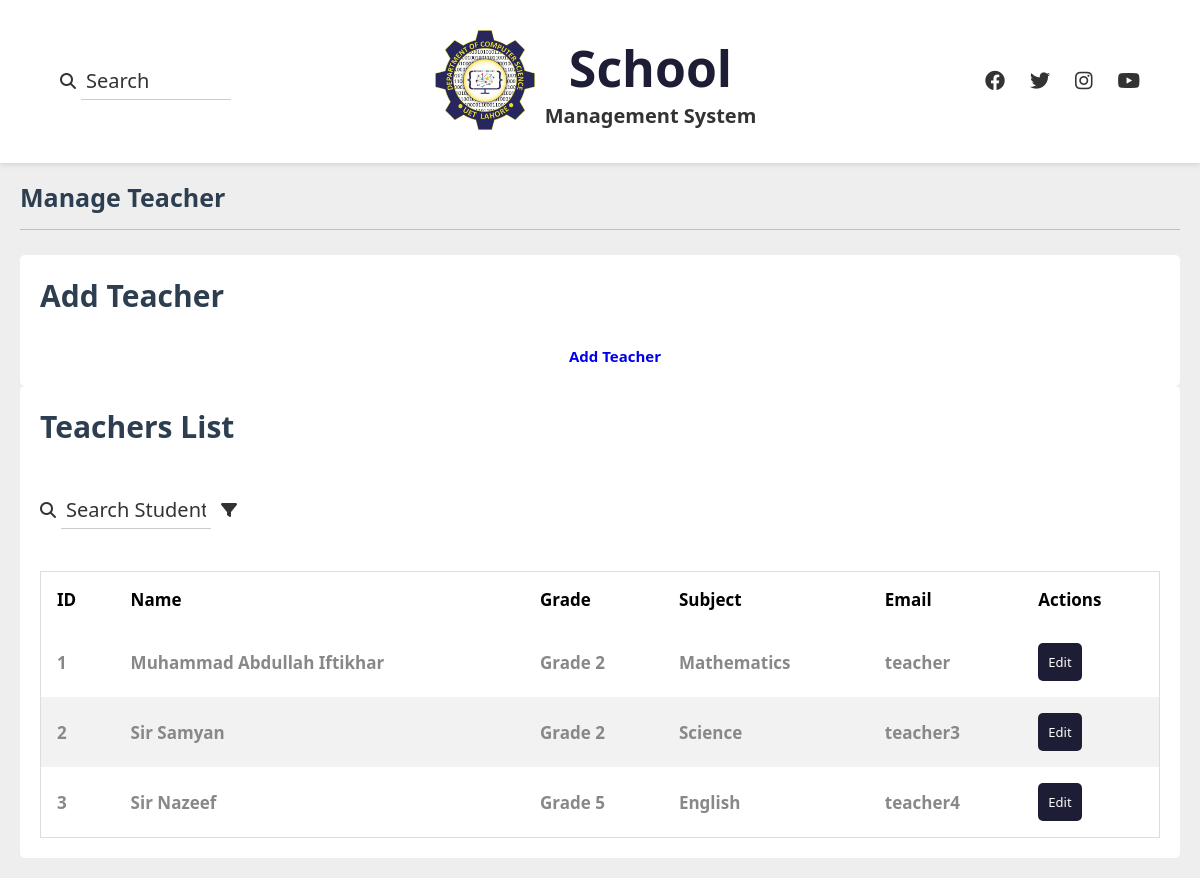
The app's page /Admin-dashboard/Teacher/ with its own data.
### sms/models.py (models this page shows, shortened)
class TeacherGradeCurriculum(models.Model):
    teacher = models.ForeignKey(Teacher, on_delete=models.CASCADE, related_name='teacher_grade_curriculums')
    grade = models.ForeignKey(Grade, on_delete=models.CASCADE, related_name='grade_teacher_curriculums')
    curriculum = models.ForeignKey(Curriculum, on_delete=models.CASCADE, related_name='curriculum_teacher_grades')
    class Meta:
        unique_together = ('teacher', 'grade', 'curriculum')

class Teacher(models.Model):
    user = models.OneToOneField(User, on_delete=models.CASCADE, related_name='teacher')
    first_name = models.CharField(max_length=50)
    last_name = models.CharField(max_length=50)
    dob = models.DateField()
    gender = models.CharField(max_length=1)  # 'M' or 'F'
    address = models.CharField(max_length=100)
    hire_date = models.DateField()
    Subject=models.CharField(max_length=50, default='Computer Science')

class Grade(models.Model):
    grade = models.CharField(max_length=50, default='2024')
    image = models.ImageField(upload_to='curriculum_images/')

class Curriculum(models.Model):
    grade = models.ForeignKey(Grade, on_delete=models.CASCADE, related_name='curriculums')
    subject = models.CharField(max_length=100, null=True)
    details = models.TextField()
    syllabus_link = models.URLField(max_length=200, blank=True)
    total_classes = models.IntegerField(default=12)
    remaining_attendance = models.IntegerField(default=12)

class User(models.Model):
    ROLE_CHOICES = [
        ('student', 'Student'),
        ('teacher', 'Teacher'),
        ('admin', 'Admin'),
    ]
    username = models.CharField(max_length=50, unique=True)
    password = models.CharField(max_length=255)
    role = models.CharField(max_length=10, choices=ROLE_CHOICES)
    contact_no = models.CharField(max_length=15, null=True, blank=True)

### sms/views.py (the view)
# urls.py: path('Admin-dashboard/Teacher/', manage_teacher_view, name='manage_teacher'),
def manage_teacher_view(request):
    teacher_grade_curriculums = TeacherGradeCurriculum.objects.select_related('teacher', 'grade', 'curriculum').all()
    context = {
        'teacher_grade_curriculums': teacher_grade_curriculums
    }
    return render(request, 'sms_app/adminDashboard/teacher_manage.html', context)

### sms/templates/sms_app/adminDashboard/teacher_manage.html (shortened to what this page needs)
{% extends "sms_app/adminDashboard/Adminlayout.html" %}
{% load static %}
{% block content %}
<section class="teacher-profile">
   <h1 class="heading" style="padding-top:2rem";>Manage Teacher</h1>
   <div class="details">
    <h1 style="font-size: 3rem;
    color: var(--black);
    margin-bottom: .2rem;text-align: left;">Add Teacher</h1>
    <br>
    <br>
    <div class="add-btn">
       <a href="{% url 'add_manage_teacher' %}" style="border: #1d1d35; font-size: 1.5rem; margin-left: 3rem; margin-bottom: 1rem; padding:0.5rem 0.8rem;">
          <span>Add Teacher</span>
          </a>
    </div>
 </div>
   <div class="details">
      <h1 style="font-size: 3rem;
      color: var(--black);
      margin-bottom: .2rem;text-align: left;">Teachers List</h1>
<br>
<br>
<br>
<div class="search-bar">
   <i class="fas fa-search"></i>
   <input type="text" id="search-input" placeholder="Search Student" onkeyup="filterTable()" />
   <button id="filter-btn" class="filter-btn" onclick="toggleFilterDropdown()">
     <i class="fas fa-filter"></i>
   </button>
</div>
 <br>
 <br>
 <br>
<table style="width:100%">
   <thead>
       <tr>
           <th>ID</th>
           <th>Name</th>
           <th>Grade</th>
           <th>Subject</th>
           <th>Email</th>
           <th>Actions</th>
       </tr>
   </thead>
   <tbody>
       {% for tgc in teacher_grade_curriculums %}
       <tr>
           <td>{{ forloop.counter }}</td>
           <td>{{ tgc.teacher.first_name }} {{ tgc.teacher.last_name }}</td>
           <td>{{ tgc.grade.grade }}</td>
           <td>{{ tgc.curriculum.subject }}</td>
           <td>{{ tgc.teacher.user.username }}</td>
           <td>
            <button
            class="edit-btn"
            style="font-size: small; background-color: #1d1d35; margin-right: 2px; padding:1rem 1rem; border-radius: 5px; color: #fff;"
            onclick="openTeacherPopup1('{{ tgc.teacher.first_name }}', '{{ tgc.teacher.last_name }}', '{{ tgc.teacher.user.contact_no }}', '{{ tgc.teacher.user.password }}', '{{ tgc.teacher.id }}' )">
            Edit
        </button>
           </td>
       </tr>
       {% endfor %}
   </tbody>
</table>
</div>
</section>
{% endblock %}

### sms/templates/sms_app/adminDashboard/Adminlayout.html (shortened to what this page needs)
{% load static %}
<!DOCTYPE html>
<html lang="en">
<head>
   <link rel="stylesheet" href="https://cdnjs.cloudflare.com/ajax/libs/font-awesome/6.1.2/css/all.min.css">
   <link rel="stylesheet" href="https://cdnjs.cloudflare.com/ajax/libs/font-awesome/6.1.2/css/all.min.css">
   <link rel="stylesheet" href="{% static 'styles/styleadmin.css' %}">
   <link rel="stylesheet" href="{% static 'styles/lmsadmin.css' %}">
   <link rel="stylesheet" href="{% static 'styles/meter-style.css' %}">
   <link rel="stylesheet" href="https://cdnjs.cloudflare.com/ajax/libs/font-awesome/4.7.0/css/font-awesome.min.css">
</head>
<body>
    <header class="topbar">
        <div class="left-section">
          <div class="search-bar">
            <i class="fas fa-search"></i>
            <input type="text" placeholder="Search" />
          </div>
        </div>
        <div class="middle-section">
          <a href="{% url 'admin_dashboard' %}" class="logo-link">
            <div class="logo-text-container">
              <img src="{% static 'images/logo.png' %}" alt="School Logo" class="logo" />
              <div class="school-text">
                <h1>School</h1>
          </a>
                <span>Management System</span>
              </div>
        <div class="right-section">
          <a href="#"><i class="fab fa-facebook"></i></a>
          <a href="#"><i class="fab fa-twitter"></i></a>
          <a href="#"><i class="fab fa-instagram"></i></a>
          <a href="#"><i class="fab fa-youtube"></i></a>
        </div>
      </header>
<main>
    {% block content %}{% endblock %}
</main>
</body>
</html>

### sms/static/styles/styleadmin.css (style rules this page uses)
* { margin: 0; padding: 0; box-sizing: border-box; }
body { font-family: "Playfair Display", system-ui, -apple-system, BlinkMacSystemFont, 'Segoe UI', Roboto, Oxygen, Ubuntu, Cantarell, 'Open Sans', 'Helvetica Neue', sans-serif; font-optical-sizing: auto; font-weight: 600; font-style: normal; }
.topbar { display: flex; justify-content: space-between; align-items: center; padding: 30px 60px; background-color: white; width: 100%; box-shadow: 0 2px 5px rgba(0, 0, 0, 0.1); position: fixed; top: 0; left: 0; z-index: 1000; }
.left-section, .middle-section, .right-section { display: flex; align-items: center; }
.middle-section { flex: 1; justify-content: center; }
.search-bar { display: flex; align-items: center; position: relative; }
.search-bar i { color: #333; margin-right: 5px; font-size: 16px; }
.search-bar input { border: none; border-bottom: 1px solid #ccc; padding: 5px; outline: none; font-size: 20px; width: 150px; background-color: transparent; transition: width 0.4s ease; }
.search-bar input::placeholder { color: #333; }
.filter-btn { background: none; border: none; margin-left: 10px; cursor: pointer; font-size: 16px; }
.logo-text-container { display: flex; align-items: center; }
.logo { width: 100px; height: auto; margin-right: 10px; }
.logo-link { text-decoration: none; color: inherit; }
.school-text { text-align: center; }
.school-text h1 { font-size: 50px; font-weight: bold; color: #1d1d35; }
.school-text span { font-size: 20px; color: #333; }
.right-section { display: flex; align-items: center; justify-content: flex-end; }
.right-section a { margin-left: 25px; text-decoration: none; color: #333; }
.right-section i { font-size: 20px; }
body { padding-top: 140px; }
table { border-collapse: collapse; border-spacing: 0; width: 100%; border: 1px solid #ddd; }
th, td { text-align: left; padding: 16px; }
tr:nth-child(even) { background-color: #f2f2f2; }

### sms/static/styles/lmsadmin.css (style rules this page uses)
:root { --main-color:#1d1d35; --red:#e74c3c; --orange:#f39c12; --light-color:#888; --light-bg:#eee; --black:#2c3e50; --white:#fff; --border:.1rem solid rgba(0,0,0,.2); }
* { font-family: "Playfair Display", system-ui, -apple-system, BlinkMacSystemFont, 'Segoe UI', Roboto, Oxygen, Ubuntu, Cantarell, 'Open Sans', 'Helvetica Neue', sans-serif; margin:0; padding:0; box-sizing: border-box; outline: none; border:none; text-decoration: none; }
html { font-size: 62.5%; overflow-x: hidden; }
body { background-color: var(--light-bg); padding-left: 30rem; }
section { padding:2rem; margin: 0 auto; max-width: 1200px; }
.heading { font-size: 2.5rem; color:var(--black); margin-bottom: 2.5rem; border-bottom: var(--border); padding-bottom: 1.5rem; text-transform: capitalize; }
.teacher-profile .details { text-align: center; background-color: var(--white); border-radius: .5rem; padding: 2rem; }
@media (max-width:1200px) { body { padding-left: 0; } }

### sms/templates/sms_app/adminDashboard/teacher_manage.html (style rules this page uses)
table, th, td { font-size: 1.7rem; }
td { color: var(--light-color); }

### records on screen
TeacherGradeCurriculum: teacher.first_name "Muhammad Abdullah", teacher.last_name "Iftikhar", grade.grade "Grade 2", curriculum.subject "Mathematics", teacher.user.username "teacher"
TeacherGradeCurriculum: teacher.first_name "Sir", teacher.last_name "Samyan", grade.grade "Grade 2", curriculum.subject "Science", teacher.user.username "teacher3"
TeacherGradeCurriculum: teacher.first_name "Sir", teacher.last_name "Nazeef", grade.grade "Grade 5", curriculum.subject "English", teacher.user.username "teacher4"
